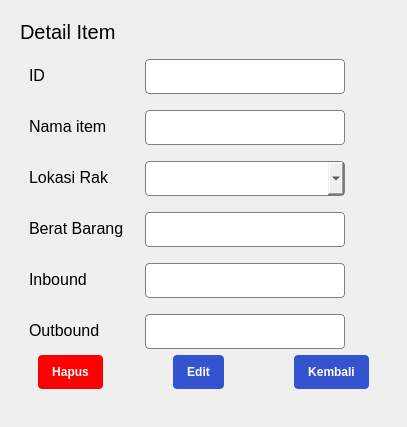
                    <widget class="QWidget" name="itemSecondPage">
                     <property name="sizePolicy">
                      <sizepolicy hsizetype="Expanding" vsizetype="Expanding">
                       <horstretch>0</horstretch>
                       <verstretch>0</verstretch>
                      </sizepolicy>
                     </property>
                     <property name="styleSheet">
                      <string notr="true">#fieldItem_0,
#fieldItem_1,
#fieldItem_2,
#fieldItem_3,
#fieldItem_4,
#fieldItem_5 {
	border: 1px solid #808080;
	border-radius: 4px;
}

#itemBackBtn, #itemEditBtn{
	border-radius: 4px;
	background-color: #3454cf;
	padding: 10px 14px;
	color: #fff;
}

#itemDeleteBtn{
	border-radius: 4px;
	background-color: red;
	padding: 10px 14px;
	color: #fff;
}</string>
                     </property>
                     <layout class="QVBoxLayout" name="verticalLayout_10">
                      <item>
                       <widget class="QWidget" name="itemSecondContent" native="true">
                        <property name="sizePolicy">
                         <sizepolicy hsizetype="Expanding" vsizetype="Expanding">
                          <horstretch>0</horstretch>
                          <verstretch>0</verstretch>
                         </sizepolicy>
                        </property>
                        <property name="styleSheet">
                         <string notr="true"/>
                        </property>
                        <layout class="QVBoxLayout" name="verticalLayout_16">
                         <item>
                          <widget class="QLabel" name="detailItem">
                           <property name="sizePolicy">
                            <sizepolicy hsizetype="Preferred" vsizetype="Preferred">
                             <horstretch>0</horstretch>
                             <verstretch>0</verstretch>
                            </sizepolicy>
                           </property>
                           <property name="maximumSize">
                            <size>
                             <width>16777215</width>
                             <height>40</height>
                            </size>
                           </property>
                           <property name="font">
                            <font>
                             <pointsize>15</pointsize>
                            </font>
                           </property>
                           <property name="text">
                            <string>Detail Item</string>
                           </property>
                          </widget>
                         </item>
                         <item>
                          <widget class="QWidget" name="itemForm" native="true">
                           <property name="sizePolicy">
                            <sizepolicy hsizetype="Expanding" vsizetype="Expanding">
                             <horstretch>1</horstretch>
                             <verstretch>0</verstretch>
                            </sizepolicy>
                           </property>
                           <property name="styleSheet">
                            <string notr="true"/>
                           </property>
                           <layout class="QVBoxLayout" name="verticalLayout_18">
                            <item>
                             <layout class="QFormLayout" name="formLayout">
                              <property name="horizontalSpacing">
                               <number>21</number>
                              </property>
                              <property name="verticalSpacing">
                               <number>16</number>
                              </property>
                              <item row="0" column="0">
                               <widget class="QLabel" name="label">
                                <property name="maximumSize">
                                 <size>
                                  <width>200</width>
                                  <height>16777215</height>
                                 </size>
                                </property>
                                <property name="font">
                                 <font>
                                  <pointsize>12</pointsize>
                                 </font>
                                </property>
                                <property name="text">
                                 <string>ID</string>
                                </property>
                               </widget>
                              </item>
                              <item row="0" column="1">
                               <widget class="QLineEdit" name="fieldItem_0">
                                <property name="sizePolicy">
                                 <sizepolicy hsizetype="Preferred" vsizetype="Preferred">
                                  <horstretch>0</horstretch>
                                  <verstretch>0</verstretch>
                                 </sizepolicy>
                                </property>
                                <property name="minimumSize">
                                 <size>
                                  <width>0</width>
                                  <height>35</height>
                                 </size>
                                </property>
                                <property name="maximumSize">
                                 <size>
                                  <width>200</width>
                                  <height>200</height>
                                 </size>
                                </property>
                                <property name="font">
                                 <font>
                                  <pointsize>11</pointsize>
                                 </font>
                                </property>
                                <property name="text">
                                 <string/>
                                </property>
                                <property name="readOnly">
                                 <bool>true</bool>
                                </property>
                               </widget>
                              </item>
                              <item row="1" column="0">
                               <widget class="QLabel" name="label_2">
                                <property name="maximumSize">
                                 <size>
                                  <width>200</width>
                                  <height>16777215</height>
                                 </size>
                                </property>
                                <property name="font">
                                 <font>
                                  <pointsize>12</pointsize>
                                 </font>
                                </property>
                                <property name="text">
                                 <string>Nama item</string>
                                </property>
                               </widget>
                              </item>
                              <item row="1" column="1">
                               <widget class="QLineEdit" name="fieldItem_1">
                                <property name="sizePolicy">
                                 <sizepolicy hsizetype="Preferred" vsizetype="Preferred">
                                  <horstretch>0</horstretch>
                                  <verstretch>0</verstretch>
                                 </sizepolicy>
                                </property>
                                <property name="minimumSize">
                                 <size>
                                  <width>0</width>
                                  <height>35</height>
                                 </size>
                                </property>
                                <property name="maximumSize">
                                 <size>
                                  <width>200</width>
                                  <height>200</height>
                                 </size>
                                </property>
                                <property name="font">
                                 <font>
                                  <pointsize>11</pointsize>
                                 </font>
                                </property>
                                <property name="text">
                                 <string/>
                                </property>
                                <property name="readOnly">
                                 <bool>true</bool>
                                </property>
                               </widget>
                              </item>
                              <item row="2" column="0">
                               <widget class="QLabel" name="label_3">
                                <property name="maximumSize">
                                 <size>
                                  <width>200</width>
                                  <height>16777215</height>
                                 </size>
                                </property>
                                <property name="font">
                                 <font>
                                  <pointsize>12</pointsize>
                                 </font>
                                </property>
                                <property name="text">
                                 <string>Lokasi Rak</string>
                                </property>
                               </widget>
                              </item>
                              <item row="2" column="1">
                               <widget class="QComboBox" name="fieldItem_2">
                                <property name="sizePolicy">
                                 <sizepolicy hsizetype="Preferred" vsizetype="Preferred">
                                  <horstretch>0</horstretch>
                                  <verstretch>0</verstretch>
                                 </sizepolicy>
                                </property>
                                <property name="minimumSize">
                                 <size>
                                  <width>0</width>
                                  <height>35</height>
                                 </size>
                                </property>
                                <property name="maximumSize">
                                 <size>
                                  <width>200</width>
                                  <height>200</height>
                                 </size>
                                </property>
                                <property name="font">
                                 <font>
                                  <pointsize>11</pointsize>
                                 </font>
                                </property>
                                <property name="cursor">
                                 <cursorShape>PointingHandCursor</cursorShape>
                                </property>
                                <property name="styleSheet">
                                 <string notr="true">#fieldItem_2 QListView{
	background-color: #fff;
	
}</string>
                                </property>
                                <property name="editable">
                                 <bool>false</bool>
                                </property>
                               </widget>
                              </item>
                              <item row="3" column="0">
                               <widget class="QLabel" name="label_18">
                                <property name="font">
                                 <font>
                                  <pointsize>12</pointsize>
                                 </font>
                                </property>
                                <property name="text">
                                 <string>Berat Barang</string>
                                </property>
                               </widget>
                              </item>
                              <item row="3" column="1">
                               <widget class="QLineEdit" name="fieldItem_3">
                                <property name="sizePolicy">
                                 <sizepolicy hsizetype="Preferred" vsizetype="Preferred">
                                  <horstretch>0</horstretch>
                                  <verstretch>0</verstretch>
                                 </sizepolicy>
                                </property>
                                <property name="minimumSize">
                                 <size>
                                  <width>0</width>
                                  <height>35</height>
                                 </size>
                                </property>
                                <property name="maximumSize">
                                 <size>
                                  <width>200</width>
                                  <height>200</height>
                                 </size>
                                </property>
                                <property name="font">
                                 <font>
                                  <pointsize>11</pointsize>
                                 </font>
                                </property>
                               </widget>
                              </item>
                              <item row="4" column="0">
                               <widget class="QLabel" name="label_4">
                                <property name="maximumSize">
                                 <size>
                                  <width>200</width>
                                  <height>16777215</height>
                                 </size>
                                </property>
                                <property name="font">
                                 <font>
                                  <pointsize>12</pointsize>
                                 </font>
                                </property>
                                <property name="text">
                                 <string>Inbound</string>
                                </property>
                               </widget>
                              </item>
                              <item row="5" column="0">
                               <widget class="QLabel" name="label_5">
                                <property name="maximumSize">
                                 <size>
                                  <width>200</width>
                                  <height>16777215</height>
                                 </size>
                                </property>
                                <property name="font">
                                 <font>
                                  <pointsize>12</pointsize>
                                 </font>
                                </property>
                                <property name="text">
                                 <string>Outbound</string>
                                </property>
                               </widget>
                              </item>
                              <item row="5" column="1">
                               <widget class="QLineEdit" name="fieldItem_5">
                                <property name="sizePolicy">
                                 <sizepolicy hsizetype="Preferred" vsizetype="Preferred">
                                  <horstretch>0</horstretch>
                                  <verstretch>0</verstretch>
                                 </sizepolicy>
                                </property>
                                <property name="minimumSize">
                                 <size>
                                  <width>0</width>
                                  <height>35</height>
                                 </size>
                                </property>
                                <property name="maximumSize">
                                 <size>
                                  <width>200</width>
                                  <height>200</height>
                                 </size>
                                </property>
                                <property name="font">
                                 <font>
                                  <pointsize>11</pointsize>
                                 </font>
                                </property>
                                <property name="text">
                                 <string/>
                                </property>
                                <property name="readOnly">
                                 <bool>true</bool>
                                </property>
                               </widget>
                              </item>
                              <item row="4" column="1">
                               <widget class="QLineEdit" name="fieldItem_4">
                                <property name="sizePolicy">
                                 <sizepolicy hsizetype="Preferred" vsizetype="Preferred">
                                  <horstretch>0</horstretch>
                                  <verstretch>0</verstretch>
                                 </sizepolicy>
                                </property>
                                <property name="minimumSize">
                                 <size>
                                  <width>0</width>
                                  <height>35</height>
                                 </size>
                                </property>
                                <property name="maximumSize">
                                 <size>
                                  <width>200</width>
                                  <height>200</height>
                                 </size>
                                </property>
                                <property name="font">
                                 <font>
                                  <pointsize>11</pointsize>
                                 </font>
                                </property>
                                <property name="text">
                                 <string/>
                                </property>
                                <property name="readOnly">
                                 <bool>true</bool>
                                </property>
                               </widget>
                              </item>
                             </layout>
                            </item>
                            <item alignment="Qt::AlignRight">
                             <widget class="QWidget" name="btnForm" native="true">
                              <property name="sizePolicy">
                               <sizepolicy hsizetype="Preferred" vsizetype="Preferred">
                                <horstretch>0</horstretch>
                                <verstretch>0</verstretch>
                               </sizepolicy>
                              </property>
                              <layout class="QHBoxLayout" name="horizontalLayout_6">
                               <property name="spacing">
                                <number>70</number>
                               </property>
                               <property name="topMargin">
                                <number>0</number>
                               </property>
                               <item>
                                <widget class="QPushButton" name="itemDeleteBtn">
                                 <property name="font">
                                  <font>
                                   <pointsize>9</pointsize>
                                   <weight>75</weight>
                                   <bold>true</bold>
                                  </font>
                                 </property>
                                 <property name="cursor">
                                  <cursorShape>PointingHandCursor</cursorShape>
                                 </property>
                                 <property name="text">
                                  <string>Hapus</string>
                                 </property>
                                </widget>
                               </item>
                               <item>
                                <widget class="QPushButton" name="itemEditBtn">
                                 <property name="font">
                                  <font>
                                   <pointsize>9</pointsize>
                                   <weight>75</weight>
                                   <bold>true</bold>
                                  </font>
                                 </property>
                                 <property name="cursor">
                                  <cursorShape>PointingHandCursor</cursorShape>
                                 </property>
                                 <property name="text">
                                  <string>Edit</string>
                                 </property>
                                </widget>
                               </item>
                               <item>
                                <widget class="QPushButton" name="itemBackBtn">
                                 <property name="font">
                                  <font>
                                   <pointsize>9</pointsize>
                                   <weight>75</weight>
                                   <bold>true</bold>
                                  </font>
                                 </property>
                                 <property name="cursor">
                                  <cursorShape>PointingHandCursor</cursorShape>
                                 </property>
                                 <property name="text">
                                  <string>Kembali</string>
                                 </property>
                                </widget>
                               </item>
                              </layout>
                             </widget>
                            </item>
                           </layout>
                          </widget>
                         </item>
                        </layout>
                       </widget>
                      </item>
                     </layout>
                    </widget>
